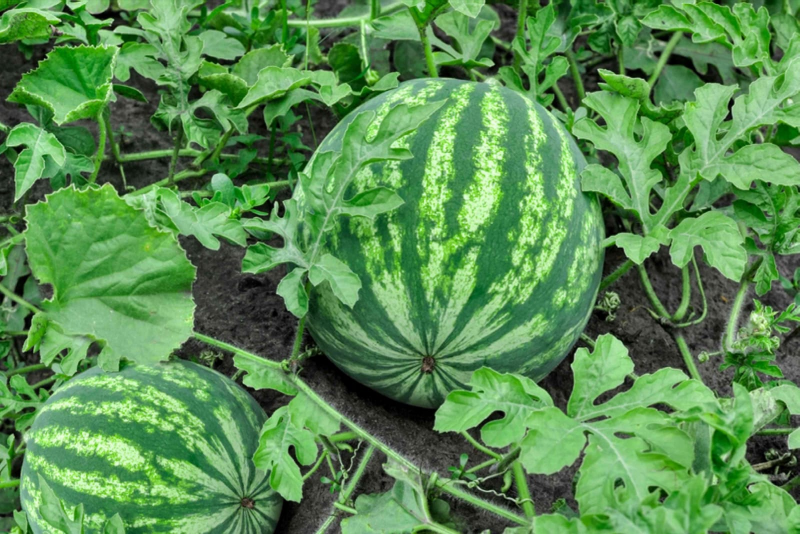
#> input picture Python/watermelon.jpeg, 1600 x 1068 px, found by its file name (shown at 1/2 size)
$ python 111.py
#> lines starting #> are read from the running program, lines starting #| are printed output that depends on the picture; after the words box and inside, x2 and y2 are one past the last pixel; in counts of white or black regions, pixels touching at a corner belong together
import cv2
import numpy as np

# ตรวจสอบ path และนามสกุลไฟล์ให้ถูกต้อง
img = cv2.imread('Python/watermelon.jpeg')  # หรือ .jpg ตามไฟล์จริง
#> img is the input picture: shape (1068, 1600, 3); mean B, G, R 80.9, 140.8, 88.3

if img is None:
    print("ไม่พบไฟล์ภาพ ตรวจสอบ path และนามสกุลไฟล์")
else:
    img = cv2.resize(img, (1200, 800))
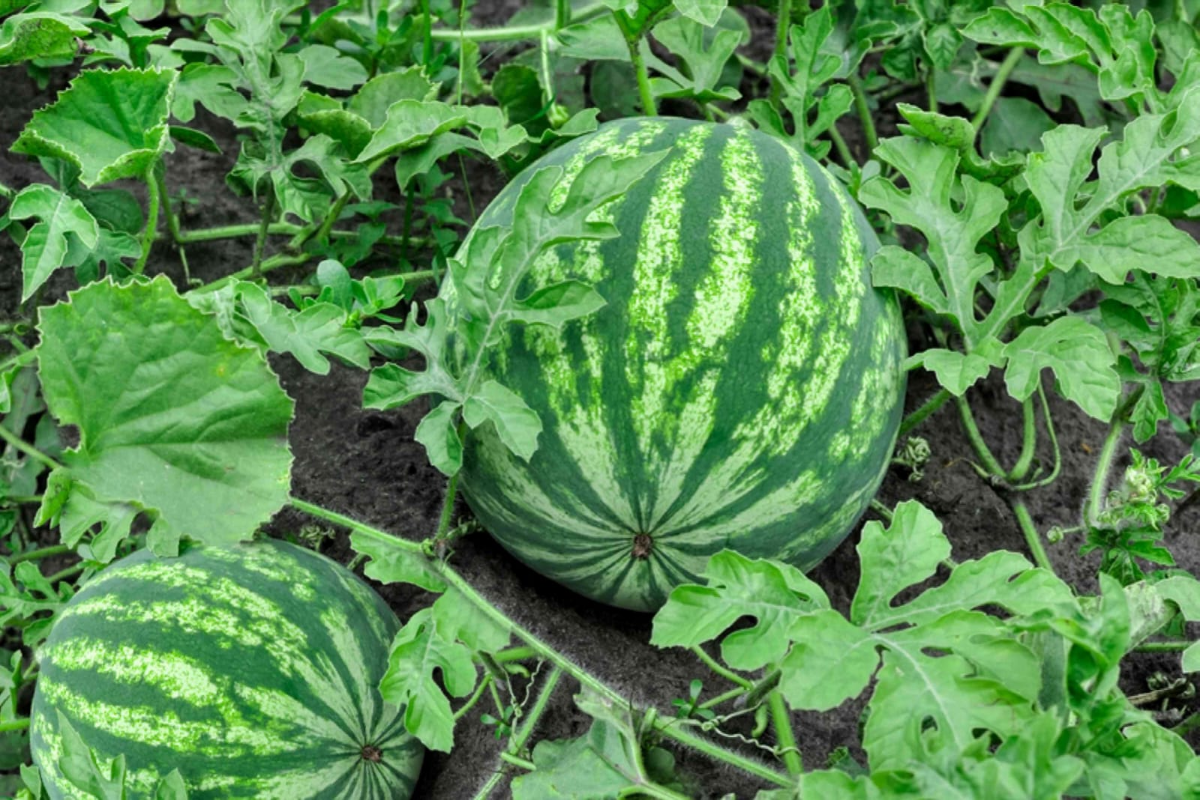
#> img: shape (800, 1200, 3); mean B, G, R 80.8, 140.7, 88.1
    hsv = cv2.cvtColor(img, cv2.COLOR_BGR2HSV)
#> hsv: shape (800, 1200, 3); mean H, S, V 55.1, 112.1, 140.7
    lower_green = np.array([40, 100, 100])
    upper_green = np.array([80, 200, 255])
    mask = cv2.inRange(hsv, lower_green, upper_green)
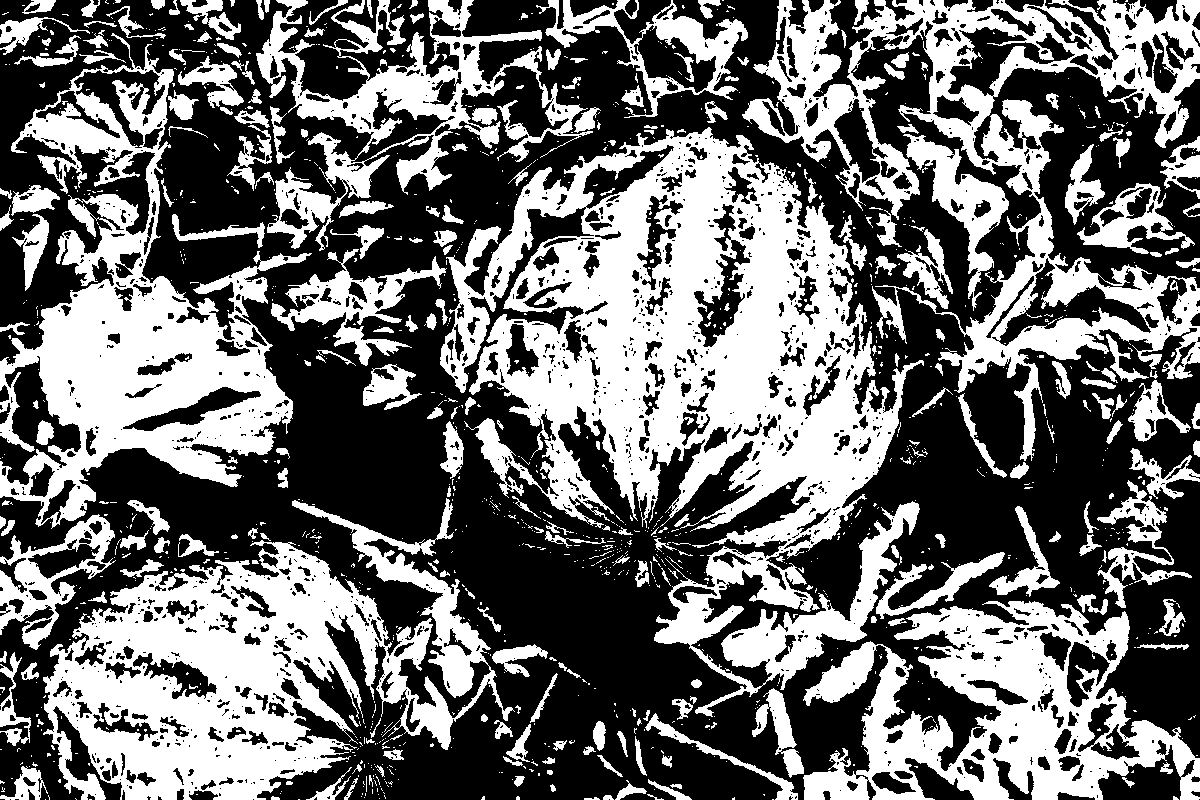
#> mask: shape (800, 1200); 43% white; 1308 white regions (1038 under 20 px), largest, box (x1, y1, x2, y2) and area: (440, 127, 924, 717) 113734, (43, 498, 515, 800) 61249, (0, 33, 312, 529) 50852
    kernel = np.ones((5,5), np.uint8)
    mask = cv2.morphologyEx(mask, cv2.MORPH_OPEN, kernel)
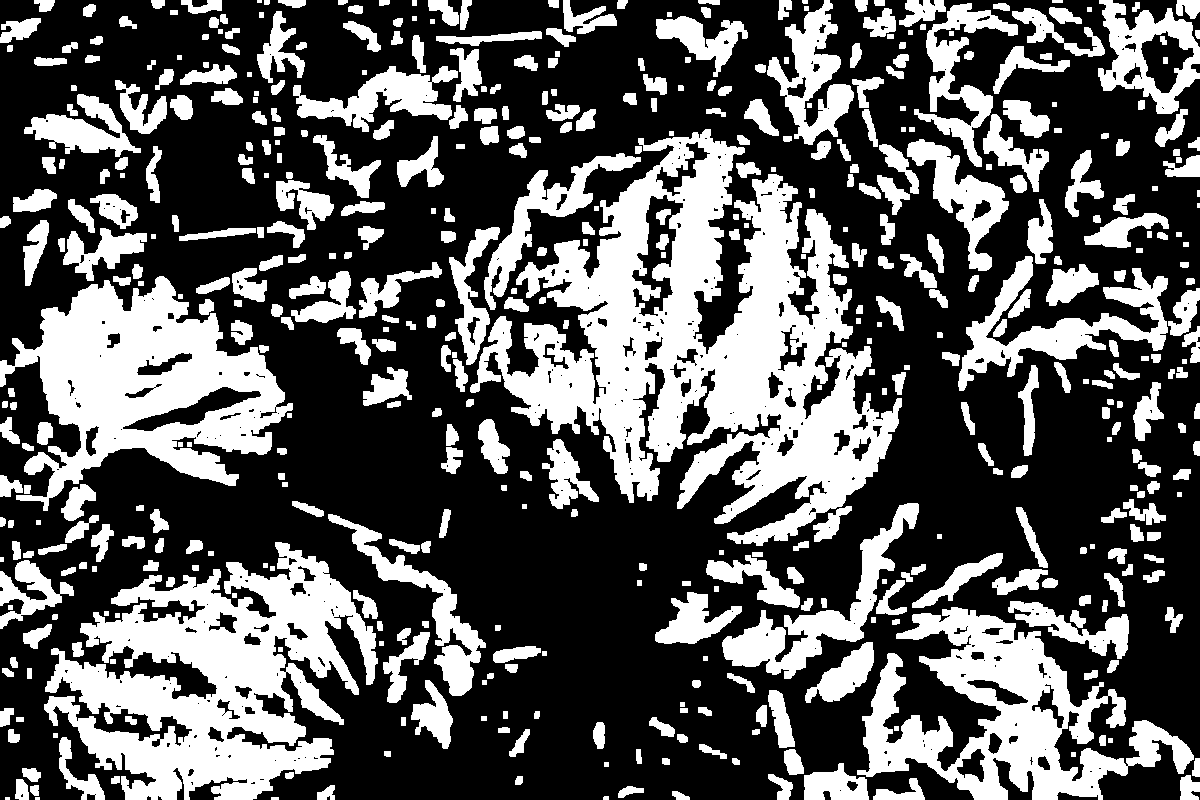
#> mask: shape (800, 1200); 35.9% white; 504 white regions (4 under 20 px), largest, box (x1, y1, x2, y2) and area: (470, 129, 902, 546) 75250, (44, 542, 378, 800) 43531, (0, 276, 293, 511) 31843
    mask = cv2.morphologyEx(mask, cv2.MORPH_CLOSE, kernel)
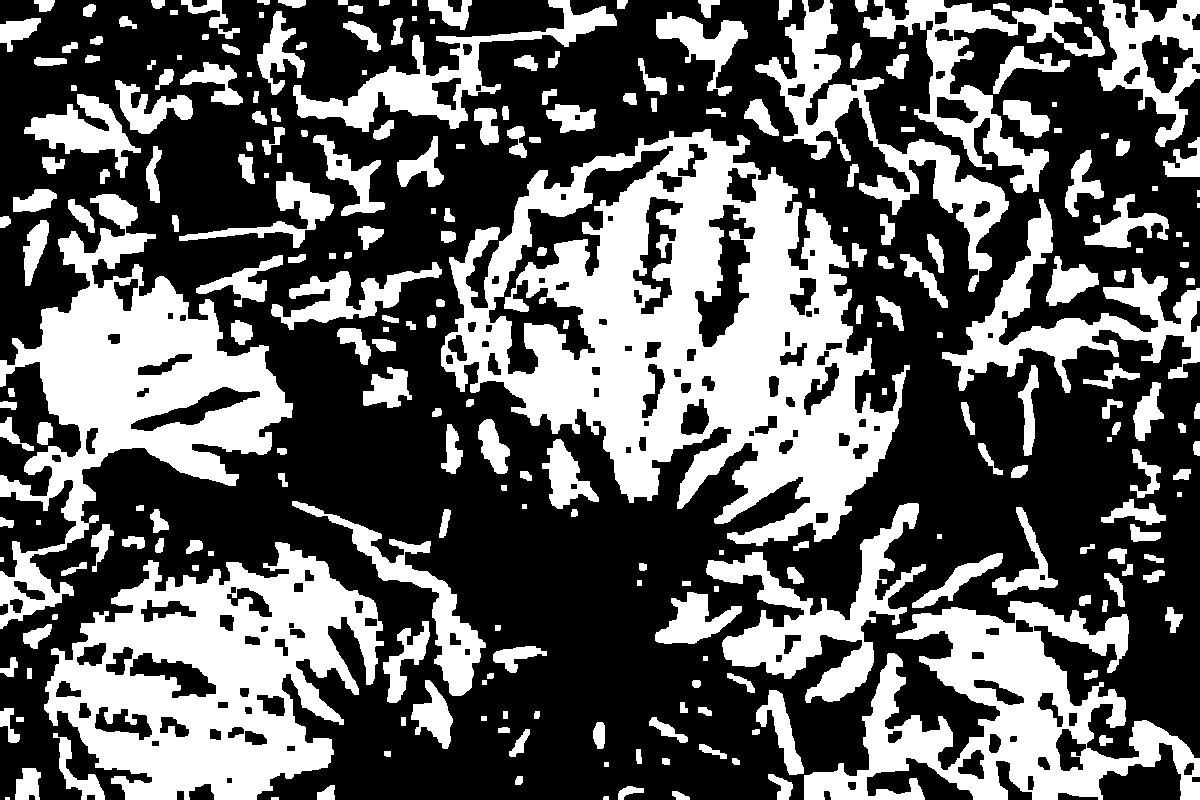
#> mask: shape (800, 1200); 37.8% white; 259 white regions (2 under 20 px)
    contours, _ = cv2.findContours(mask, cv2.RETR_EXTERNAL, cv2.CHAIN_APPROX_SIMPLE)
#> contours = 256 contours, 25 with area under 20; largest, box (x1, y1, x2, y2) and area: (441, 129, 910, 546) 111232, (44, 542, 384, 800) 53928, (0, 194, 293, 629) 43218, (804, 601, 1200, 800) 34408, (755, 0, 1009, 292) 12445
    for cnt in contours:
        area = cv2.contourArea(cnt)
        if area > 50000:
            x, y, w, h = cv2.boundingRect(cnt)
            cv2.rectangle(img, (x,y), (x+w,y+h), (0,0,255), 3)
#> this loop made 256 passes
#> (area, x, y, w, h) on passes 68, 181: (53927.5, 44, 542, 340, 258), (111231.5, 441, 129, 469, 417)
#> area on passes 4 to 9: 84, 159.5, 172.5, 49, 289.5, 581
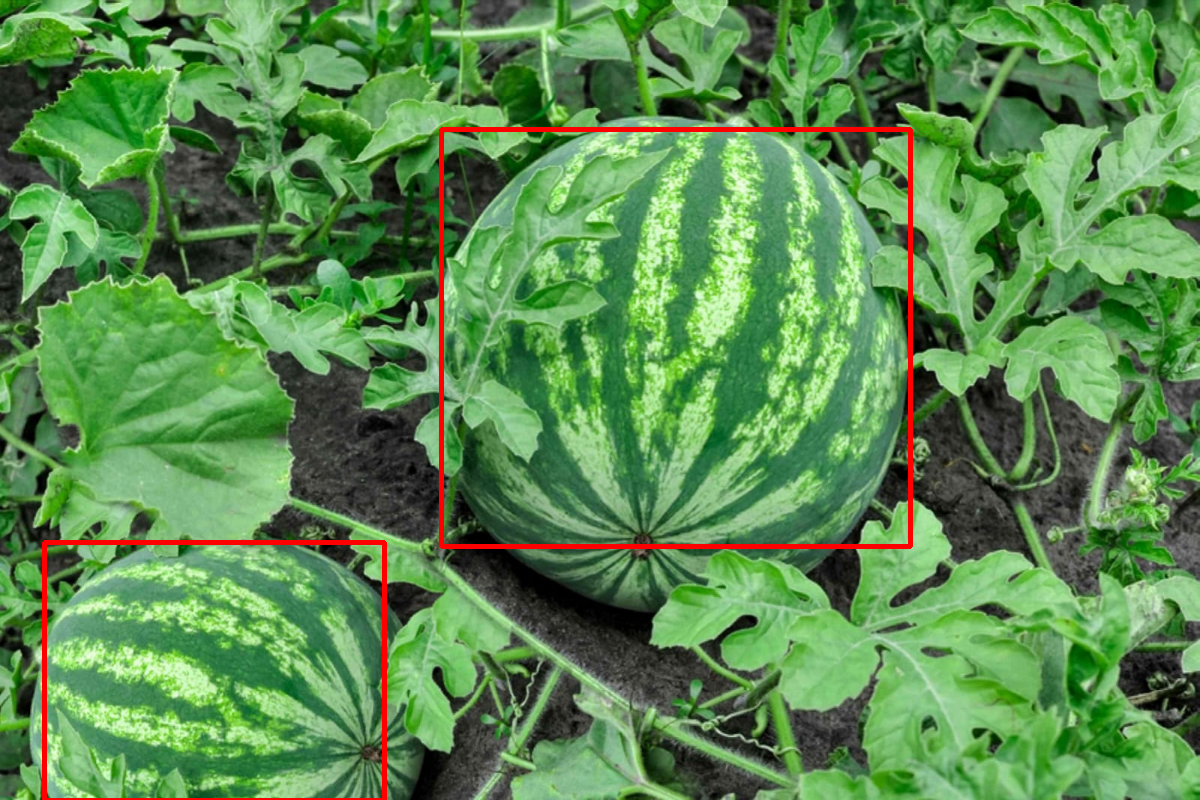
#> img: shape (800, 1200, 3); 1.44% of pixels changed, all inside (x1, y1, x2, y2) = (42, 127, 913, 800)

    cv2.imshow("result", img)
    cv2.waitKey(0)
    cv2.destroyAllWindows()

$ run again, with Python/tomato.jpeg copied over Python/watermelon.jpeg
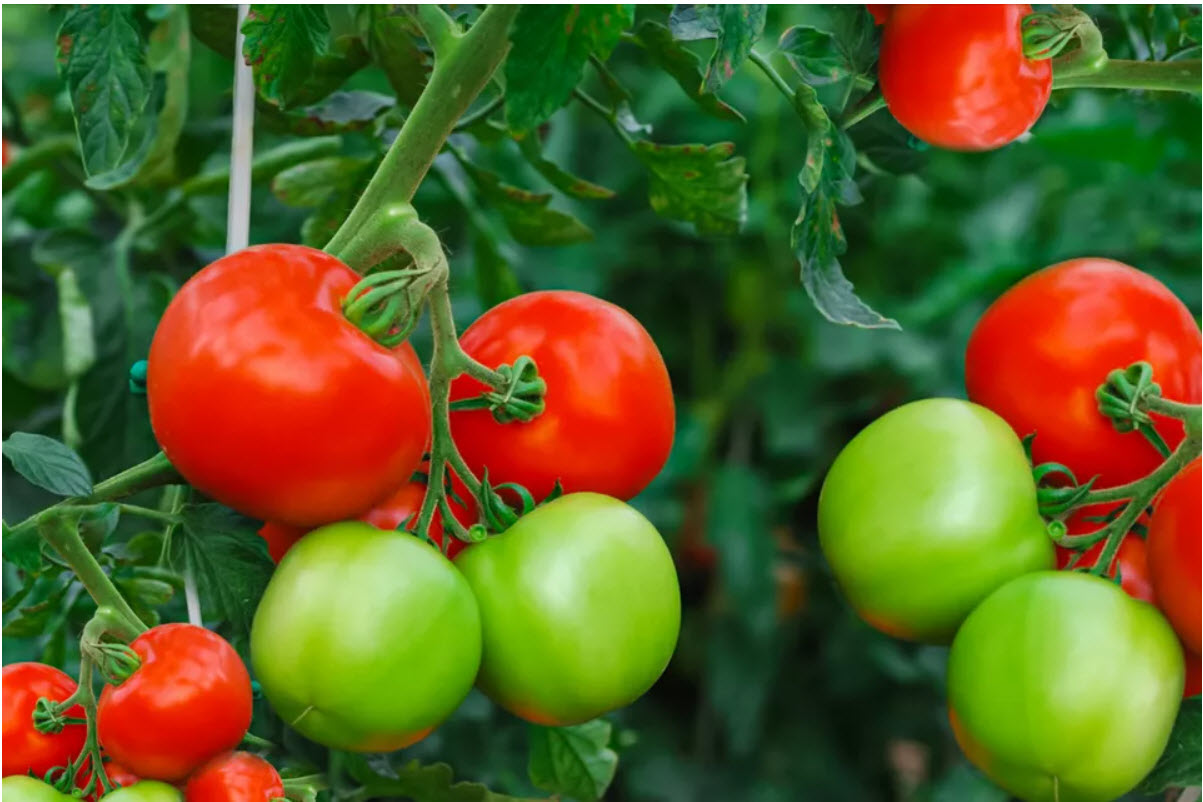
#> input picture Python/tomato.jpeg, 1203 x 802 px, found by its file name
#> img is the input picture: shape (802, 1203, 3); mean B, G, R 37.5, 95.2, 92.1
#> img: shape (800, 1200, 3)
#> hsv: shape (800, 1200, 3); mean H, S, V 45.7, 188.7, 129.8
#> `mask = cv2.inRange(hsv, lower_green, upper_green)`:
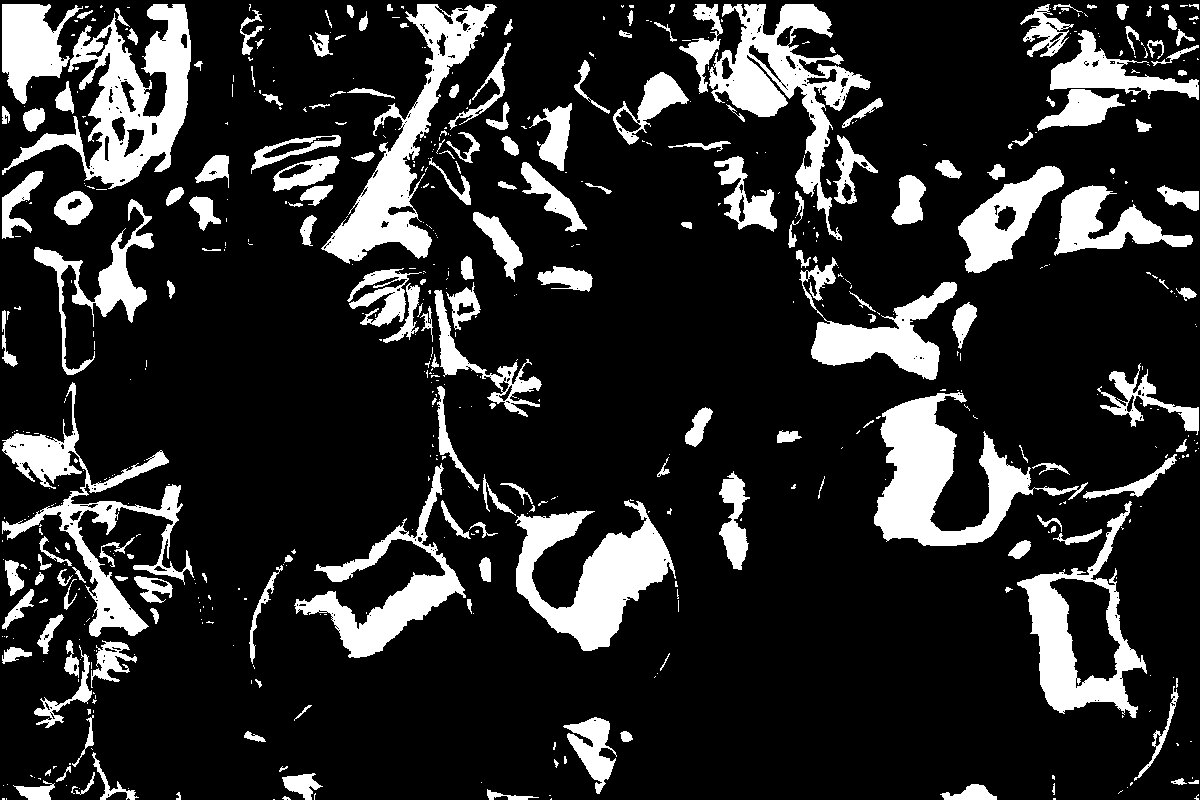
#> mask: shape (800, 1200); 17.2% white; 595 white regions (401 under 20 px), largest, box (x1, y1, x2, y2) and area: (2, 4, 191, 189) 12116, (874, 392, 1088, 546) 11753, (515, 500, 676, 651) 10848
#> `mask = cv2.morphologyEx(mask, cv2.MORPH_CLOSE, kernel)`:
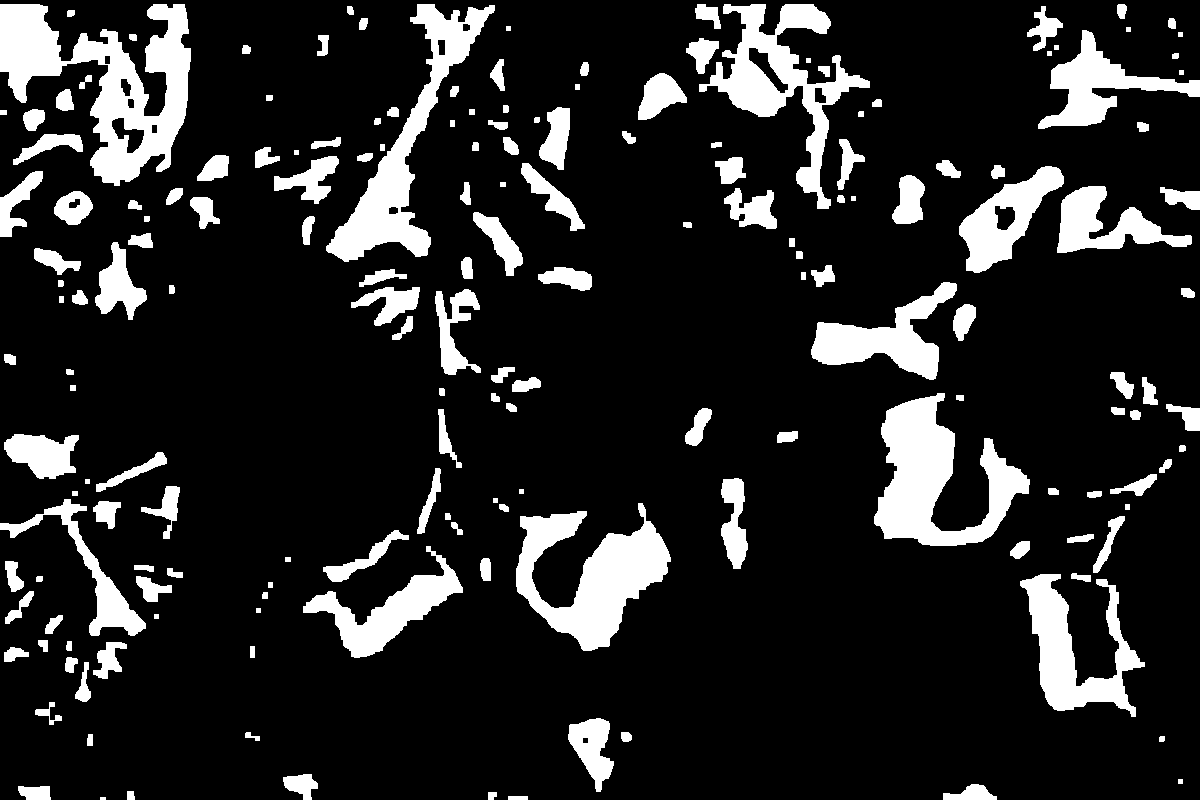
#> mask: shape (800, 1200); 14.9% white; 180 white regions (1 under 20 px)
#> contours = 180 contours, 16 with area under 20; largest, box (x1, y1, x2, y2) and area: (0, 4, 191, 186) 15278, (874, 393, 1030, 546) 10895, (516, 503, 671, 651) 10291, (326, 4, 495, 262) 9637, (699, 4, 870, 209) 9534
#> the loop `for cnt in contours:` made 180 passes
#> area on passes 3 to 5: 47.5, 51.5, 352
